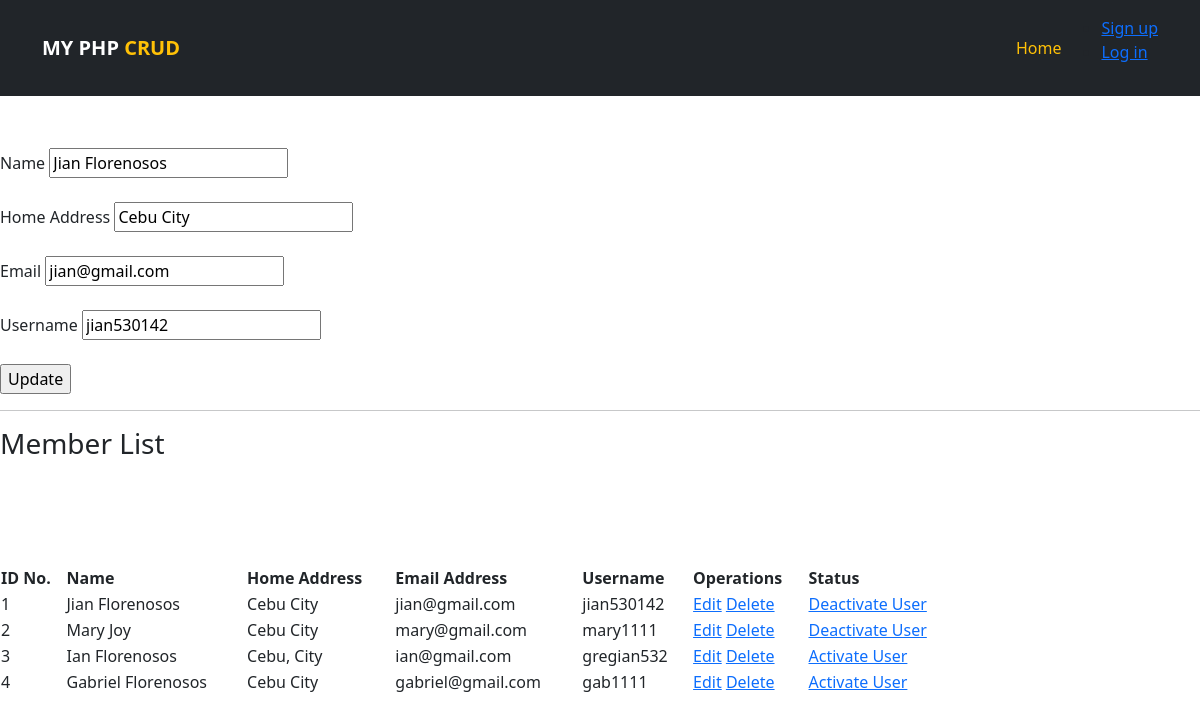
Page /edit.php?userid=4 on the committed database.
### tables this page shows
CREATE TABLE `users` (
  `userid` int(11) NOT NULL,
  `usersName` varchar(255) NOT NULL,
  `userHome` varchar(255) NOT NULL,
  `usersEmail` varchar(255) NOT NULL,
  `usersUid` varchar(255) NOT NULL,
  `usersPwd` varchar(255) NOT NULL,
  `usersReference` varchar(255) NOT NULL,
  `status` int(1) NOT NULL
);

### edit.php (the view, shortened to what this page needs)
<?php
    include_once 'header.php';
?>
    <section class="index-intro">
    ?><br><br>
    <?php
    $serverName = "localhost";
    $dBUsername = "root";
    $dBPassword = "";
    $dBName = "phpcrud";
    $conn = mysqli_connect($serverName, $dBUsername, $dBPassword, $dBName);
    if(!$conn){
        die('error in conn' . mysqli_error($conn));
    }else{
        $userid = $_GET['userid'];
        $sql = "select usersName as usersName, userHome as userHome, usersEmail as usersEmail, usersUid as usersUid from users where userid=$userid ";
                $run = $conn -> query($sql);
                if($run -> num_rows > 0){
                    while($row = $run -> fetch_assoc()){
                        $usersName = $row['usersName'];
                        $userHome = $row['userHome'];
                        $usersEmail = $row['usersEmail'];
                        $usersUid = $row['usersUid'];
                    }
                }
    }
    ?>
    <form method="post">
        <label>Name</label>
        <input type="text" name="name" value="<?php echo $usersName ?>">
        <br><br>
        <label>Home Address</label>
        <input type="text" name="homead" value="<?php echo $userHome ?>">
        <br><br>
        <label>Email</label>
        <input type="email" name="email" value="<?php echo $usersEmail ?>">
        <br><br>
        <label>Username</label>
        <input type="text" name="uid" value="<?php echo $usersUid ?>">
        <br><br>
        <input type="submit" name="update" value="Update">
    </form>
    <hr>
    <h3>Member List</h3>
    <table style="width: 80%" borders="1">
        <tr>
            <th>ID No.</th>
            <th>Name</th>
            <th>Home Address</th>
            <th>Email Address</th>
            <th>Username</th>
            <th>Operations</th>
            <th>Status</th>
        </tr>
        <?php
            $i = 1;
            $sql = "select * from users where usersReference='member' ";
            $run = $conn -> query($sql);
            if($run -> num_rows > 0){
                while($row = $run -> fetch_assoc()){
        ?>
        <tr>
            <td><?php echo $i++; ?></td>
            <td><?php echo $row['usersName'] ?></td>
            <td><?php echo $row['userHome'] ?></td>
            <td><?php echo $row['usersEmail'] ?></td>
            <td><?php echo $row['usersUid'] ?></td>
            <td>
                <a href="./edit.php?userid=<?php echo $row['userid']; ?>">Edit</a>
                <a href="./delete.php?userid=<?php echo $row['userid']; ?>" onclick="return
                    confirm('Are you sure?')">Delete</a>
            </td>
            <?php
            $status=$row['status'];
            if($status==0) $strStatus="<a href=useractive.php?userid=".$row['userid'].">Activate User</a>";
            if($status==1) $strStatus="<a href=userdeactive.php?userid=".$row['userid'].">Deactivate User</a>";
            echo "<br><td>".$strStatus."</td>";
            ?>
        </tr>
        <?php
                  }
               }
            ?>
    </table>

### css/style.css (style rules this page uses)
body::before { display: block; content: ''; height: 100px; }

### rows in the picture
users: name "Jian Florenosos", homead "Cebu City", email "jian@gmail.com", uid "jian530142", usersName "Jian Florenosos", userHome "Cebu City", usersEmail "jian@gmail.com", usersUid "jian530142"
users: usersName "Mary Joy", userHome "Cebu City", usersEmail "mary@gmail.com", usersUid "mary1111"
users: usersName "Ian Florenosos", userHome "Cebu, City", usersEmail "ian@gmail.com", usersUid "gregian532"
users: usersName "Gabriel Florenosos", userHome "Cebu City", usersEmail "gabriel@gmail.com", usersUid "gab1111"
